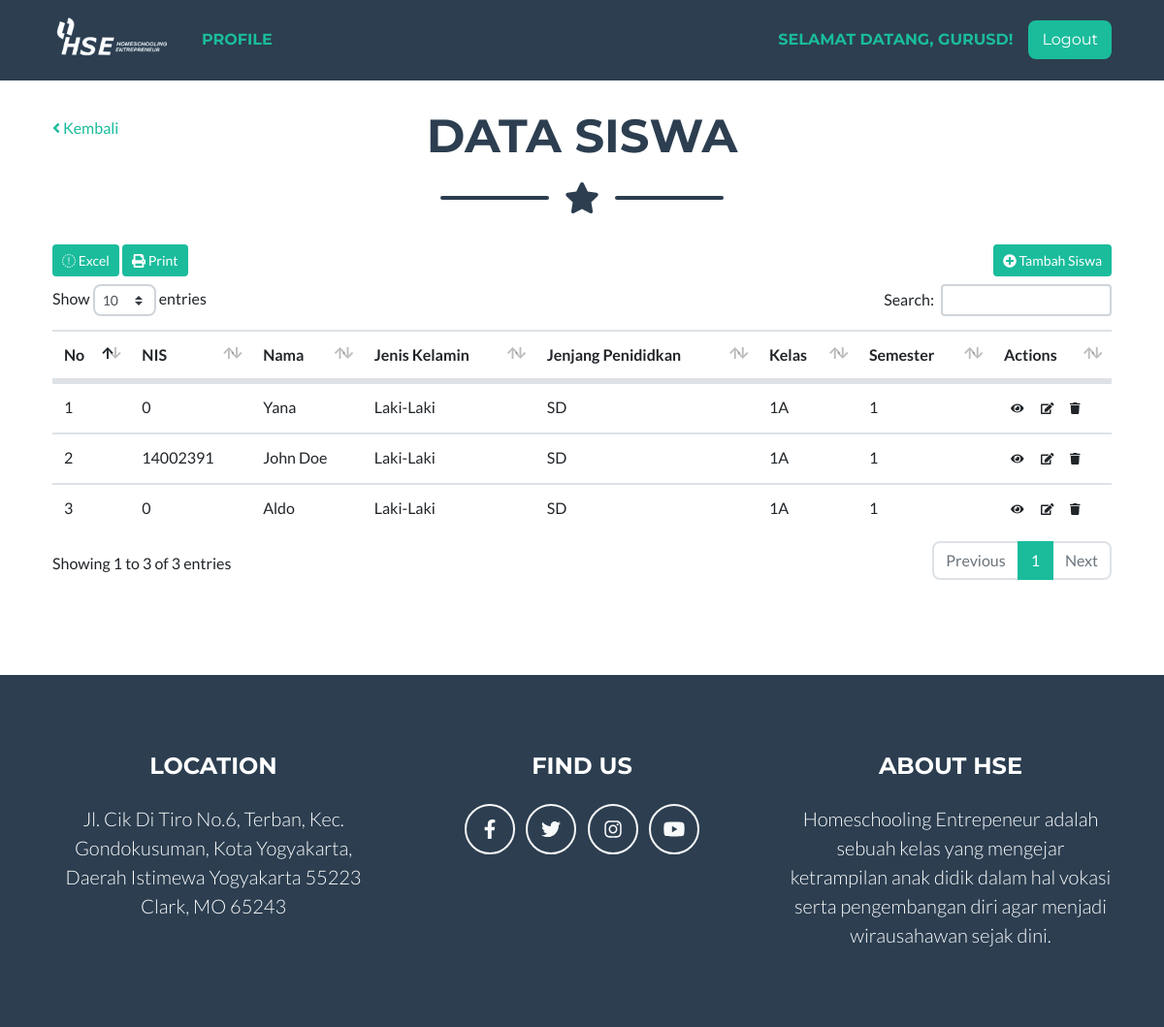
Page /siswa (signed in) on the earlier database version.
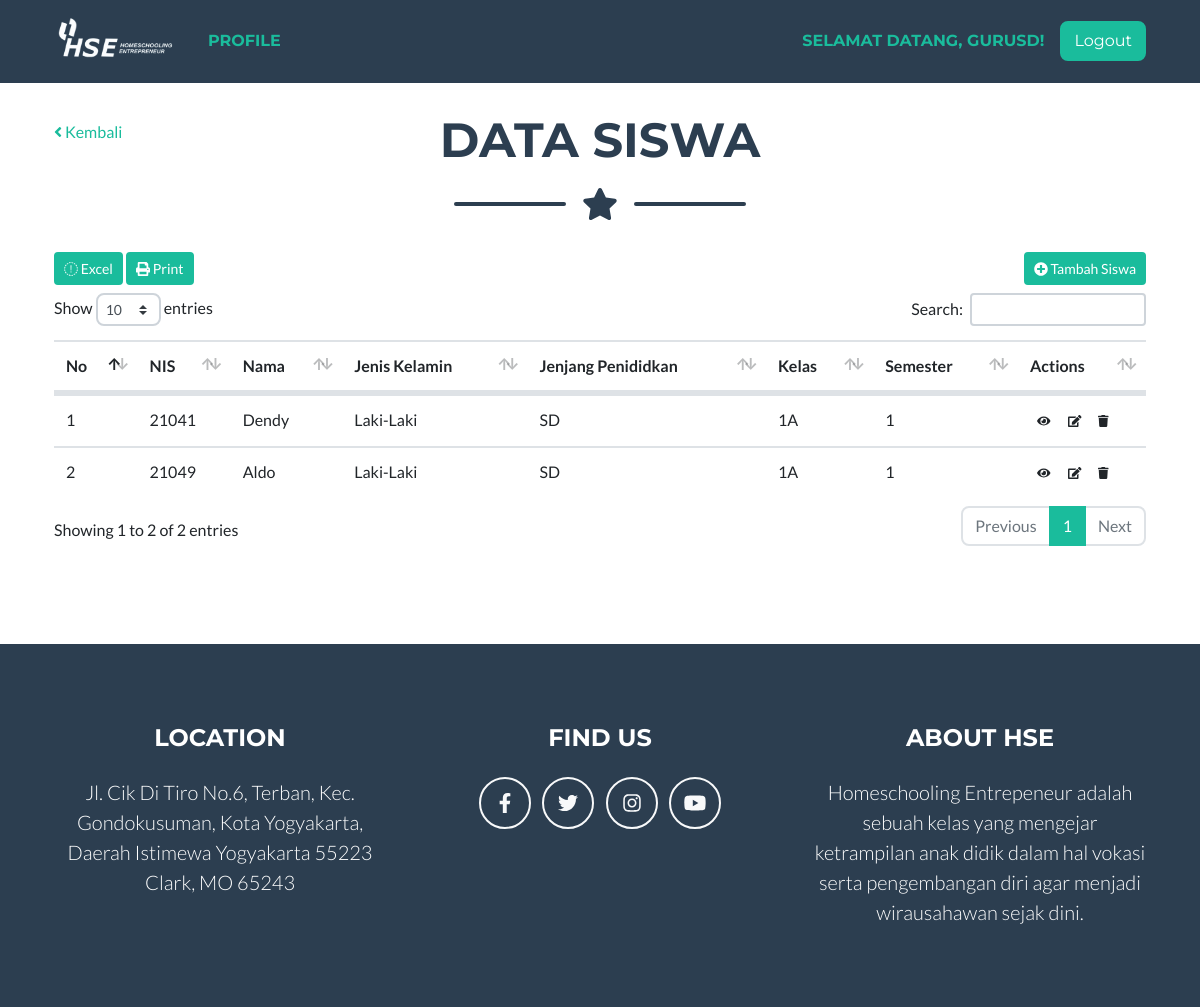
Same page on the later database version.
### tables this page shows
CREATE TABLE `tb_siswa` (
  `siswa_id` int(11) NOT NULL,
  `siswa_nis` varchar(255) DEFAULT NULL,
  `siswa_nama` varchar(255) DEFAULT NULL,
  `siswa_tmp_lahir` varchar(255) DEFAULT NULL,
  `siswa_tgl_lahir` date DEFAULT NULL,
  `siswa_jenis_kelamin` int(11) DEFAULT NULL,
  `siswa_agama` varchar(255) DEFAULT NULL,
  `siswa_anak_ke` int(11) DEFAULT NULL,
  `siswa_alamat` text,
  `siswa_nama_ayah` varchar(255) DEFAULT NULL,
  `siswa_nama_ibu` varchar(255) DEFAULT NULL,
  `siswa_alamat_ortu` text,
  `siswa_nohp_ortu` varchar(255) DEFAULT NULL,
  `siswa_pekerjaan_ayah` varchar(255) DEFAULT NULL,
  `siswa_pekerjaan_ibu` varchar(255) DEFAULT NULL,
  `siswa_nama_wali` varchar(255) DEFAULT NULL,
  `siswa_nohp_wali` varchar(255) DEFAULT NULL,
  `siswa_alamat_wali` text,
  `siswa_pekerjaan_wali` varchar(255) DEFAULT NULL,
  `siswa_jenjang` int(11) DEFAULT NULL,
  `siswa_kelas` int(11) DEFAULT NULL,
  `siswa_semester` varchar(255) DEFAULT NULL,
  `siswa_foto` varchar(255) DEFAULT NULL,
  `siswa_uid` int(11) DEFAULT NULL
);

CREATE TABLE `tb_jenjang` (
  `jenjang_id` int(11) NOT NULL,
  `jenjang_nama` varchar(255) DEFAULT NULL
);

CREATE TABLE `tb_kelas` (
  `kelas_id` int(11) NOT NULL,
  `kelas_jenjang` int(11) DEFAULT NULL,
  `kelas_tingkat` int(11) DEFAULT NULL,
  `kelas_jurusan` int(11) DEFAULT NULL,
  `kelas_nama` varchar(128) DEFAULT NULL
);

### app/core/Controller.php (called while the page is built, shortened)
<?php
class Controller {
	public function model($model) {
		return new $model;
	}
	public function view($view, $data = []) {
		require_once 'app/views/' . $view . '.php';
	}
}

### app/core/App.php (called while the page is built, shortened)
<?php
class App {
  protected $method = 'index';
  protected $params = [];
  public function __construct() {
    $this->controller = new $this->controller;
    call_user_func_array([$this->controller, $this->method], $this->params);
  }
}

### index.php (called while the page is built, shortened)
<?php
$app = new App;

### app/helpers/eda_helper.php (called while the page is built, shortened)
<?php
if (!function_exists('base_url')) {
	function base_url($atRoot=FALSE, $atCore=FALSE, $parse=FALSE){
		if (isset($_SERVER['HTTP_HOST'])) {
			$http = isset($_SERVER['HTTPS']) && strtolower($_SERVER['HTTPS']) !== 'off' ? 'https' : 'http';
			$hostname = $_SERVER['HTTP_HOST'];
			$dir = str_replace(basename($_SERVER['SCRIPT_NAME']), '', $_SERVER['SCRIPT_NAME']);
			$core = preg_split('@/@', str_replace($_SERVER['DOCUMENT_ROOT'], '', realpath(dirname(__FILE__))), NULL, PREG_SPLIT_NO_EMPTY);
			$core = $core[0];
			$tmplt = $atRoot ? ($atCore ? "%s://%s/%s/" : "%s://%s/") : ($atCore ? "%s://%s/%s/" : "%s://%s%s");
			$end = $atRoot ? ($atCore ? $core : $hostname) : ($atCore ? $core : $dir);
			$base_url = sprintf( $tmplt, $http, $hostname, $end );
		}
		else $base_url = 'http://localhost/';
		return $base_url;
	}
}

### app/core/Model.php (called while the page is built, shortened)
<?php
class Model {
	private $host = DB_HOST;
	private $user = DB_USER;
	private $pass = DB_PASS;
	private $db_name = DB_NAME;
	private $dbh;
	private $stmt;
	public function __construct() {
		$dsn = 'mysql:host=' . $this->host . ';dbname=' . $this->db_name;
		$option = [
			PDO::ATTR_PERSISTENT => true,
			PDO::ATTR_ERRMODE => PDO::ERRMODE_EXCEPTION
		];
		try {
			$this->dbh = new PDO($dsn, $this->user, $this->pass, $option);
		} catch (PDOException $e) {
			die($e->getMessage());
		}
	}
	public function query($query) {
		$this->stmt = $this->dbh->prepare($query);
	}
	public function bind($param, $value, $type = NULL) {
		if (is_null($type)) {
			switch (true) {
				default:
					$type = PDO::PARAM_STR;
			}
		}
		$this->stmt->bindValue($param, $value, $type);
	}
	public function execute() {
		$this->stmt->execute();
	}
	public function result() {
		$this->execute();
		return $this->stmt->fetchAll(PDO::FETCH_ASSOC);
	}
	public function row() {
		$this->execute();
		return $this->stmt->fetch(PDO::FETCH_OBJ);
	}
}

### app/models/Siswa_model.php (called while the page is built, shortened)
<?php
class Siswa_model {
	private $table = 'tb_siswa';
	private $db;
	public function __construct() {
		$this->db = new Model;
	}
	public function get_all($by, $single = FALSE) {
		$this->db->query(
			'SELECT * FROM '
			. $this->table .
			' INNER JOIN tb_jenjang ON jenjang_id = siswa_jenjang ' .
			' INNER JOIN tb_kelas ON kelas_id = siswa_kelas ' .
			(!is_null($by) ? ' WHERE ' . $by[0] . '=:' . $by[0] : '')
		);
		if (!is_null($by)) {
			$this->db->bind($by[0], $by[1]);
		}
		if ($single) {
			$method = $this->db->row();
		} else {
			$method = $this->db->result();
		}
		return $method;
	}
}

### app/models/Guru_model.php (called while the page is built, shortened)
<?php
class Guru_model {
	private $table = 'tb_guru';
	private $db;
	public function __construct() {
		$this->db = new Model;
	}
	public function get_all($by = NULL, $single = FALSE) {
		$this->db->query(
			'SELECT * FROM '
			. $this->table .
			' INNER JOIN tb_jenjang ON jenjang_id = guru_jenjang ' .
			' INNER JOIN tb_user ON id = guru_uid ' .
			(!is_null($by) ? ' WHERE ' . $by[0] . '=:' . $by[0] : '')
		);
		if (!is_null($by)) {
			$this->db->bind($by[0], $by[1]);
		}
		if ($single) {
			$method = $this->db->row();
		} else {
			$method = $this->db->result();
		}
		return $method;
	}
}

### app/views/siswa/v_daftar_siswa.php (the view, shortened to what the changed rows need)
<link rel="stylesheet" href="<?php echo base_url(); ?>assets/plugins/datatables/css/dataTables.bootstrap4.min.css">
<link rel="stylesheet" href="<?php echo base_url(); ?>assets/plugins/datatables/css/buttons.dataTables.min.css">
<?php if ($_SESSION['role'] == 1) { ?>
<div id="page-wrapper">
    <div class="container-fluid">
        <div class="row">
            <div class="col-md-12">
                <h1><i class="fa fa-home fa-fw"></i> Data Siswa</h1>
                <ol class="breadcrumb">
                    <li class="active">
                        <i class="fa fa-dashboard"></i> Dashboard
                    </li>
                    <li>Data Siswa</li>
                </ol>
            </div>
        </div>
        <div class="row mb-3">
            <?php foreach($data['jenjang'] as $key => $jenjang) : ?>
            <div class="col-lg-3 col-md-6 col-sm-6 col-xs-12">
                <div class="panel panel-primary">
                    <div class="panel-heading">
                        <div class="row">
                            <div class="col-xs-3">
                                <i class="fa fa-id-card fa-5x"></i>
                            </div>
                            <div class="col-lg-9 text-right">
                                <div>Data Siswa <?php echo $jenjang['jenjang_nama']; ?></div>
                            </div>
                        </div>
                    </div>
                    <a href="<?php echo base_url(); ?>siswa/<?php echo $jenjang['jenjang_id']; ?>">
                        <div class="panel-footer">
                            <span class="pull-left">Lihat Semua</span>
                            <span class="pull-right"><i class="fa fa-arrow-circle-right"></i></span>
                            <div class="clearfix"></div>
                        </div>
                    </a>
                </div>
            </div>
            <?php endforeach; ?>
        </div>
<?php } else { ?>
<section class="page-section portfolio mt-4" id="portfolio">
    <div class="container">
        <div class="row">
            <div class="col-md-2">
                <a href="<?php echo base_url(); ?>"><i class="fa fa-angle-left"></i>&nbsp;Kembali</a>
            </div>
            <div class="col-md-8">
                <h2 class="page-section-heading text-center text-uppercase text-secondary mb-0">Data Siswa</h2>
                <div class="divider-custom">
                    <div class="divider-custom-line"></div>
                    <div class="divider-custom-icon"><i class="fas fa-star"></i></div>
                    <div class="divider-custom-line"></div>
                </div>
            </div>
            <div class="col-md-2"></div>
        </div>
<?php } ?>
        <div class="row mb-2">
            <div class="col-md-6">
                <button id="ExportExcel" class="btn btn-sm btn-primary"><i class="fa fa-file-excel-o"></i>&nbsp;Excel</button>
                <button id="ExportPrint" class="btn btn-sm btn-primary"><i class="fa fa-print"></i>&nbsp;Print</button>
            </div>
            <div class="col-md-6 text-right">
                <a href="<?php echo base_url(); ?>siswa/add" class="btn btn-sm btn-primary"><i class="fa fa-plus-circle"></i>&nbsp;Tambah Siswa</a>
            </div>
        </div>
        <div class="row">
            <div class="col-md-12">
                <div class="table-responsive">
                    <table id="tblSiswa" class="table table-borered table-hover">
                        <thead>
                            <tr>
                                <th>No</th>
                                <th>NIS</th>
                                <th>Nama</th>
                                <th>Jenis Kelamin</th>
                                <th>Jenjang Penididkan</th>
                                <th>Kelas</th>
                                <th>Semester</th>
                                <th style="max-width: 8vw;">Actions</th>
                            </tr>
                        </thead>
                        <tbody>
                            <?php foreach($data['siswa'] as $key => $siswa) : ?>
                                <tr>
                                    <td><?php echo $key + 1; ?></td>
                                    <td><?php echo $siswa['siswa_nis']; ?></td>
                                    <td><?php echo $siswa['siswa_nama']; ?></td>
                                    <td><?php echo ($siswa['siswa_jenis_kelamin'] == 1 ? 'Laki-Laki' : ($siswa['siswa_jenis_kelamin'] == 2 ? 'Wanita' : '')); ?></td>
                                    <td><?php echo $siswa['jenjang_nama']; ?></td>
                                    <td><?php echo $siswa['kelas_nama']; ?></td>
                                    <td><?php echo $siswa['siswa_semester']; ?></td>
                                    <td>
                                        <a href="<?php echo base_url(); ?>siswa/detail/<?php echo $siswa['siswa_id']; ?>" class="btn btn-default btn-xs"><i class="fa fa-eye"></i></a>
                                        <a href="<?php echo base_url(); ?>siswa/detail/<?php echo $siswa['siswa_id']; ?>" class="btn btn-default btn-xs"><i class="fa fa-edit"></i></a>
                                        <button class="btn btn-default btn-xs" data-id="<?php echo $siswa['siswa_id']; ?>" data-uid="<?php echo $siswa['siswa_uid']; ?>" data-jenjang="<?php echo $siswa['siswa_jenjang']; ?>" onclick="hapus(this)"><i class="fa fa-trash"></i></button>
                                    </td>
                                </tr>
                            <?php endforeach; ?>
                        </tbody>
                    </table>
                </div>
            </div>
        </div>
    </div>
<?php if ($_SESSION['role'] == 1) { ?>
    </div>
<?php } else { ?>
</section>
<?php } ?>

Differences in the rows shown:
no longer on this page (row edited): tb_siswa: siswa_nis "14002391", siswa_nama "John Doe", siswa_jenis_kelamin "Laki-Laki", siswa_jenjang.jenjang_nama "SD", siswa_kelas.kelas_nama "1A", siswa_semester "1"
no longer on this page (row edited): tb_siswa: siswa_nis "0", siswa_nama "Aldo", siswa_jenis_kelamin "Laki-Laki", siswa_jenjang.jenjang_nama "SD", siswa_kelas.kelas_nama "1A", siswa_semester "1"
changed tb_siswa: siswa_nis "0" → "21041"; siswa_nama "Yana" → "Dendy"
added tb_siswa: siswa_nis "21049", siswa_nama "Aldo", siswa_jenis_kelamin "Laki-Laki", siswa_jenjang.jenjang_nama "SD", siswa_kelas.kelas_nama "1A", siswa_semester "1"
Other differences:
text written by a page script: "Show entries Search: Showing 1 to 3 of 3 entries Previous 1 Next" → "Show entries Search: Showing 1 to 2 of 2 entries Previous 1 Next"
